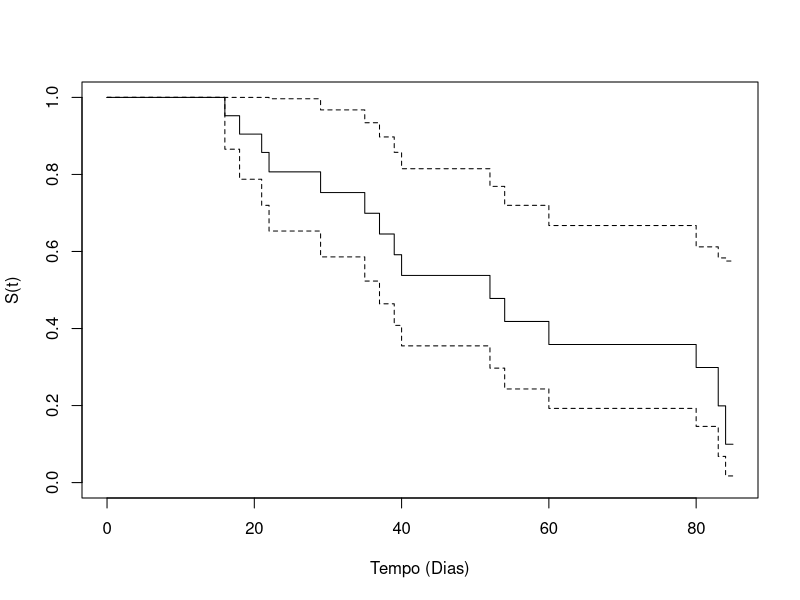
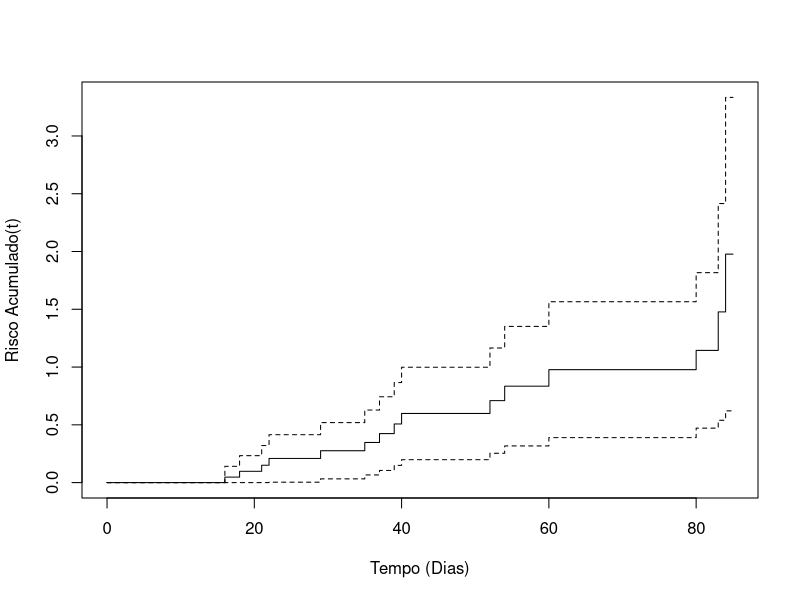

The R script that drew these images, in order:
## ---- chunk 1

library(survival)
tempo = c(60, 84, 25, 54,80,37,18,29,50,83,80,81,35,52,21,40,22,85,39,16,21)
censura = c(1,1,0,1,0,1,1,1,0,1,1,0,1,1,1,1,1,0,1,1,0)
dados = data.frame( tempo, censura )
View(dados)

## ---- chunk 2
mod = survfit( Surv( tempo, censura   )~1, dados  )
summary(mod)

plot(mod, xlab = 'Tempo (Dias)', ylab= 'S(t)')


## ---- chunk 3

plot(mod, xlab = 'Tempo (Dias)', ylab= 'Risco Acumulado(t)', fun = 'cumhaz')


